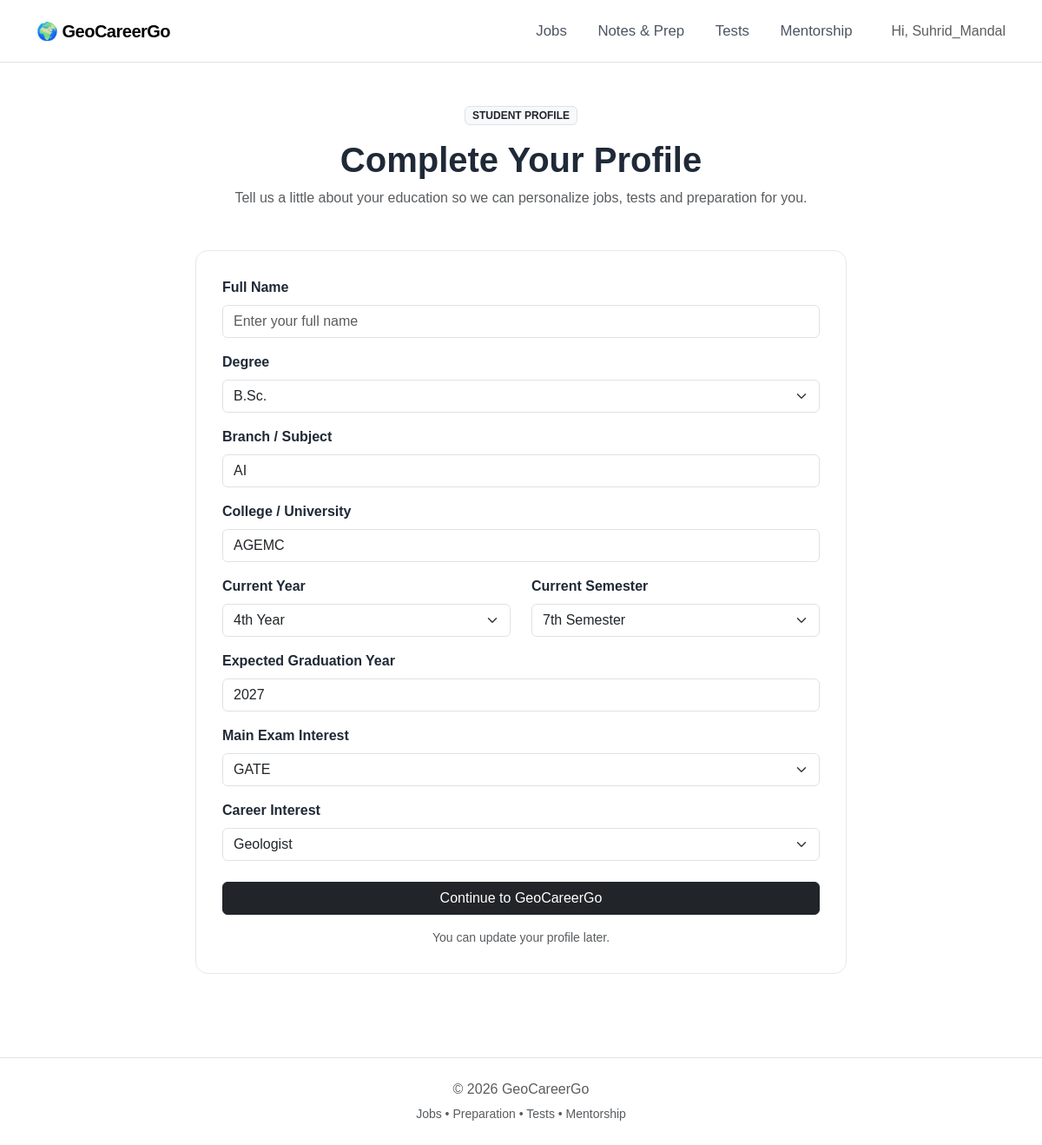
The page /accounts/complete-profile/ (signed in) on the database its author committed.
### accounts/models.py (models this page shows, shortened)
class StudentProfile(models.Model):
    DEGREE_CHOICES = [
        ("btech", "B.Tech"),
        ("be", "B.E."),
        ("bsc", "B.Sc."),
        ("msc", "M.Sc."),
        ("mtech", "M.Tech"),
        ("ma", "M.A."),
        ("phd", "Ph.D."),
        ("other", "Other"),
    ]
    YEAR_CHOICES = [
        ("1", "1st Year"),
        ("2", "2nd Year"),
        ("3", "3rd Year"),
        ("4", "4th Year"),
        ("graduated", "Graduated"),
    ]
    SEMESTER_CHOICES = [
        ("1", "1st Semester"),
        ("2", "2nd Semester"),
        ("3", "3rd Semester"),
        ("4", "4th Semester"),
        ("5", "5th Semester"),
        ("6", "6th Semester"),
        ("7", "7th Semester"),
        ("8", "8th Semester"),
    ]
    user = models.OneToOneField(
        User,
        on_delete=models.CASCADE,
        related_name="student_profile"
    )
    full_name = models.CharField(
        max_length=150,
        blank=True
    )
    degree = models.CharField(
        max_length=20,
        choices=DEGREE_CHOICES,
        blank=True
    )
    branch = models.CharField(
        max_length=100,
        blank=True
    )
    college = models.CharField(
        max_length=200,
        blank=True
    )
    year = models.CharField(
        max_length=20,
        choices=YEAR_CHOICES,
        blank=True
    )
    semester = models.CharField(
        max_length=20,
        choices=SEMESTER_CHOICES,
        blank=True
    )
    graduation_year = models.PositiveIntegerField(
        null=True,
        blank=True
    )
    career_interest = models.CharField(
        max_length=100,
        blank=True
    )
    exam_interest = models.CharField(
        max_length=100,
        blank=True
    )
    profile_completed = models.BooleanField(
        default=False
    )
    created_at = models.DateTimeField(
        auto_now_add=True
    )
    updated_at = models.DateTimeField(
        auto_now=True
    )

### accounts/views.py (the view, shortened to what this page needs)
def complete_profile(request):
    if not request.user.is_authenticated:
        return redirect(
            "accounts:login"
        )
    profile, created = StudentProfile.objects.get_or_create(
        user=request.user
    )
    return render(
    request,
    "accounts/complete_profile.html",
    {
        "profile": profile,
        "degree_choices": StudentProfile.DEGREE_CHOICES,
        "year_choices": StudentProfile.YEAR_CHOICES,
        "semester_choices": StudentProfile.SEMESTER_CHOICES,
    }
)

### templates/accounts/complete_profile.html (shortened to what this page needs)
{% extends "base.html" %}
{% block content %}
<section class="py-5">
    <div class="container">
        <div
            class="mx-auto"
            style="max-width: 750px;"
        >
            <div class="text-center mb-5">
                <span class="badge bg-light text-dark border mb-3">
                    STUDENT PROFILE
                </span>
                <h1 class="fw-bold">
                    Complete Your Profile
                </h1>
                <p class="text-muted">
                    Tell us a little about your education so we can
                    personalize jobs, tests and preparation for you.
                </p>
            </div>
            <div class="feature-card">
                <form method="POST">
                    <div class="mb-3">
    <label class="form-label fw-semibold">
        Full Name
    </label>
    <input
        type="text"
        name="full_name"
        class="form-control"
        value="{{ profile.full_name }}"
        placeholder="Enter your full name"
        required
    >
</div>
                    <div class="mb-3">
                        <label class="form-label fw-semibold">
                            Degree
                        </label>
                        <select
                            name="degree"
                            class="form-select"
                            required
                        >
                            {% for value, label in degree_choices %}
                            <option
                                value="{{ value }}"
                                {% if profile.degree == value %}
                                    selected
                                {% endif %}
                            >
                                {{ label }}
                            </option>
                            {% endfor %}
                        </select>
                    </div>
                    <div class="mb-3">
                        <label class="form-label fw-semibold">
                            Branch / Subject
                        </label>
                        <input
                            type="text"
                            name="branch"
                            class="form-control"
                            value="{{ profile.branch }}"
                            placeholder="e.g. Geology, GIS, Geophysics"
                            required
                        >
                    </div>
                    <div class="mb-3">
                        <label class="form-label fw-semibold">
                            College / University
                        </label>
                        <input
                            type="text"
                            name="college"
                            class="form-control"
                            value="{{ profile.college }}"
                            placeholder="Enter your college or university"
                            required
                        >
                    </div>
                    <div class="row">
                        <div class="col-md-6 mb-3">
                            <label class="form-label fw-semibold">
                                Current Year
                            </label>
                            <select
                                name="year"
                                class="form-select"
                                required
                            >
                                {% for value, label in year_choices %}
                                <option
                                    value="{{ value }}"
                                    {% if profile.year == value %}
                                        selected
                                    {% endif %}
                                >
                                    {{ label }}
                                </option>
                                {% endfor %}
                            </select>
                        </div>
                        <div class="col-md-6 mb-3">
                            <label class="form-label fw-semibold">
                                Current Semester
                            </label>
                            <select
                                name="semester"
                                class="form-select"
                                required
                            >
                                {% for value, label in semester_choices %}
                                <option
                                    value="{{ value }}"
                                    {% if profile.semester == value %}
                                        selected
                                    {% endif %}
                                >
                                    {{ label }}
                                </option>
                                {% endfor %}
                            </select>
                        </div>
                    </div>
                    <div class="mb-3">
                        <label class="form-label fw-semibold">
                            Expected Graduation Year
                        </label>
                        <input
                            type="number"
                            name="graduation_year"
                            class="form-control"
                            value="{{ profile.graduation_year|default:'' }}"
                            placeholder="e.g. 2027"
                            min="2020"
                            max="2040"
                            required
                        >
                    </div>
                    <div class="mb-3">
                        <label class="form-label fw-semibold">
                            Main Exam Interest
                        </label>
                        <select
                            name="exam_interest"
                            class="form-select"
                        >
                            <option
                                value="GATE"
                                {% if profile.exam_interest == "GATE" %}
                                    selected
                                {% endif %}
                            >
                                GATE
                            </option>
                        </select>
                    </div>
                    <div class="mb-4">
                        <label class="form-label fw-semibold">
                            Career Interest
                        </label>
                        <select
                            name="career_interest"
                            class="form-select"
                        >
                            <option
                                value="Geologist"
                                {% if profile.career_interest == "Geologist" %}
                                    selected
                                {% endif %}
                            >
                                Geologist
                            </option>
                        </select>
                    </div>
                    <button
                        type="submit"
                        class="btn btn-dark w-100"
                    >
                        Continue to GeoCareerGo
                    </button>
                    <p class="text-muted small text-center mt-3 mb-0">
                        You can update your profile later.
                    </p>
                </form>
            </div>
        </div>
    </div>
</section>
{% endblock %}

### templates/base.html (shortened to what this page needs)
{% load static %}
<!DOCTYPE html>
<html lang="en">
<head>
    <link
        href="https://cdn.jsdelivr.net/npm/bootstrap@5.3.3/dist/css/bootstrap.min.css"
        rel="stylesheet"
    >
    <link
        rel="stylesheet"
        href="{% static 'css/style.css' %}"
    >
</head>
<body>
<nav class="navbar navbar-expand-lg bg-white border-bottom">
    <div class="container">
        <a
            class="navbar-brand fw-bold"
            href="{% url 'core:home' %}"
        >
            🌍 GeoCareerGo
        </a>
        <div
            class="collapse navbar-collapse"
            id="navbarNav"
        >
            <ul class="navbar-nav ms-auto align-items-lg-center">
                <li class="nav-item">
                    <a
                        class="nav-link"
                        href="{% url 'jobs:job_list' %}"
                    >
                        Jobs
                    </a>
                </li>
                <li class="nav-item">
                    <a
                        class="nav-link"
                        href="{% url 'notes:note_list' %}"
                    >
                        Notes & Prep
                    </a>
                </li>
                <li class="nav-item">
                    <a
                        class="nav-link"
                        href="{% url 'exam_tests:test_home' %}"
                    >
                        Tests
                    </a>
                </li>
                <li class="nav-item">
                    <a
                        class="nav-link"
                        href="{% url 'core:mentorship' %}"
                    >
                        Mentorship
                    </a>
                </li>
            </ul>
            <div class="ms-lg-3 mt-3 mt-lg-0">
                {% if user.is_authenticated %}
                   <span class="text-muted ms-3">
    Hi, {{ user.username }}
</span>
                {% endif %}
            </div>
        </div>
    </div>
</nav>
<main>
    {% block content %}
    {% endblock %}
</main>
<footer class="border-top mt-5 py-4">
    <div class="container text-center text-muted">
        <p class="mb-1">
            © 2026 GeoCareerGo
        </p>
        <small>
            Jobs • Preparation • Tests • Mentorship
        </small>
    </div>
</footer>
</body>
</html>

### static/css/style.css (style rules this page uses)
body { font-family: Arial, sans-serif; color: #1f2937; background: #ffffff; }
.navbar-brand { letter-spacing: -0.5px; }
.nav-link { color: #4b5563; margin-left: 10px; }
.feature-card { padding: 30px; border: 1px solid #e5e7eb; border-radius: 14px; background: white; transition: 0.2s; }
footer { background: #ffffff; }
.navbar { min-height: 72px; }
.navbar-brand { font-size: 1.25rem; }
.navbar .nav-link { font-size: 1.05rem; padding: 0.65rem 0.8rem !important; }

### rows shown on the page
StudentProfile: degree "B.Sc.", branch "AI", college "AGEMC", year "4th Year", semester "7th Semester", graduation_year "2027", exam_interest "GATE", career_interest "Geologist"

### other values the page prints
{{ user.username }} "Suhrid_Mandal"
